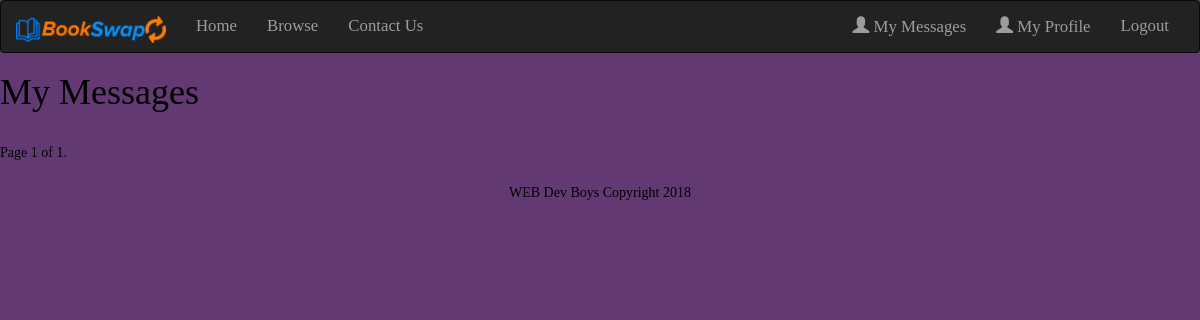
Page /BookSwap/profile/messages (signed in) on the earlier database version.
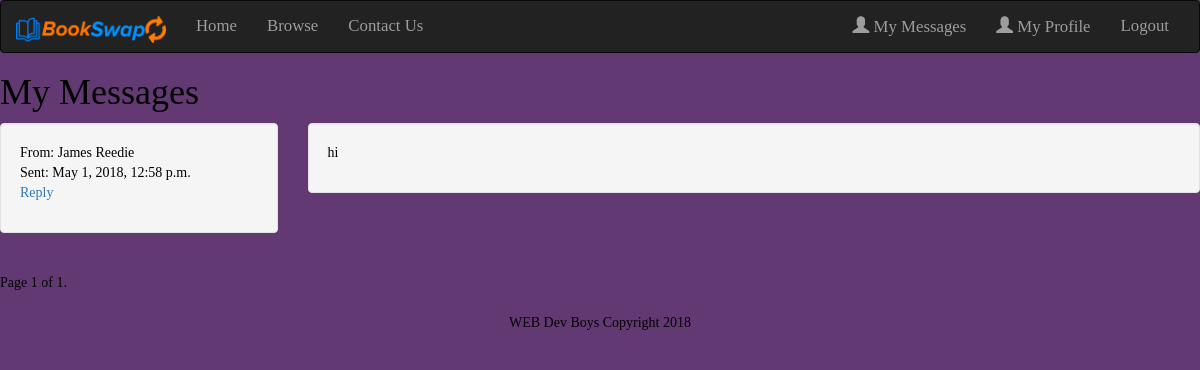
Same page on the later database version.
### BookSwap/models.py (models this page shows, shortened)
class Message(models.Model):
    text = models.CharField(max_length=1000, blank=True, default='None', help_text='Message')
    message_from = models.ForeignKey(User, on_delete=models.CASCADE, null=True, related_name='msg_from')
    message_to = models.ForeignKey(User, on_delete=models.CASCADE, null=True, related_name='msg_to')
    date_sent = models.DateTimeField(help_text="Date of Message Sent")

### BookSwap/views.py (the view)
# urls.py: path('profile/messages', views.messages, name='messages'),
@login_required
def messages(request):
	user = request.user
	msgs = Message.objects.filter(message_to = user.id)
	paginator = Paginator(msgs, 5)
	page = request.GET.get('page', 1)
	msgList = paginator.get_page(page)
	return render(
		request,
		'messages.html',
		context = {'user': user, 'messages': msgList},
		)

### BookSwap/templates/messages.html (shortened to what this page needs)
{% extends "base_generic.html" %}
	{% block content %}
	<h1> My Messages </h1>
	{% for msg in messages %}
	<div class="row">
          <div class="col-sm-3">
            <div class="well">
            <p> From: {{msg.message_from.first_name}} {{msg.message_from.last_name}}
            	<br>Sent: {{msg.date_sent}}
            	<br><a href="{% url 'sendMessage' msg.message_from.id %}">Reply</a></p>
            </div>
          </div>
          <div class="col-sm-9">
            <div class="well">
              <p>{{msg.text}}
              </p>
            </div>
          </div>
	</div>
	{% endfor %}
        <div class="pagination">
        <span class="step-links">
        <span class="current">
            Page {{ messages.number }} of {{ messages.paginator.num_pages }}.
        </span>
        </span>
        </div>
	{% endblock %}

Differences in the rows shown:
added Message: message_from.first_name "James", message_from.last_name "Reedie", date_sent "May 1, 2018, 12:58 p.m.", text "hi"
